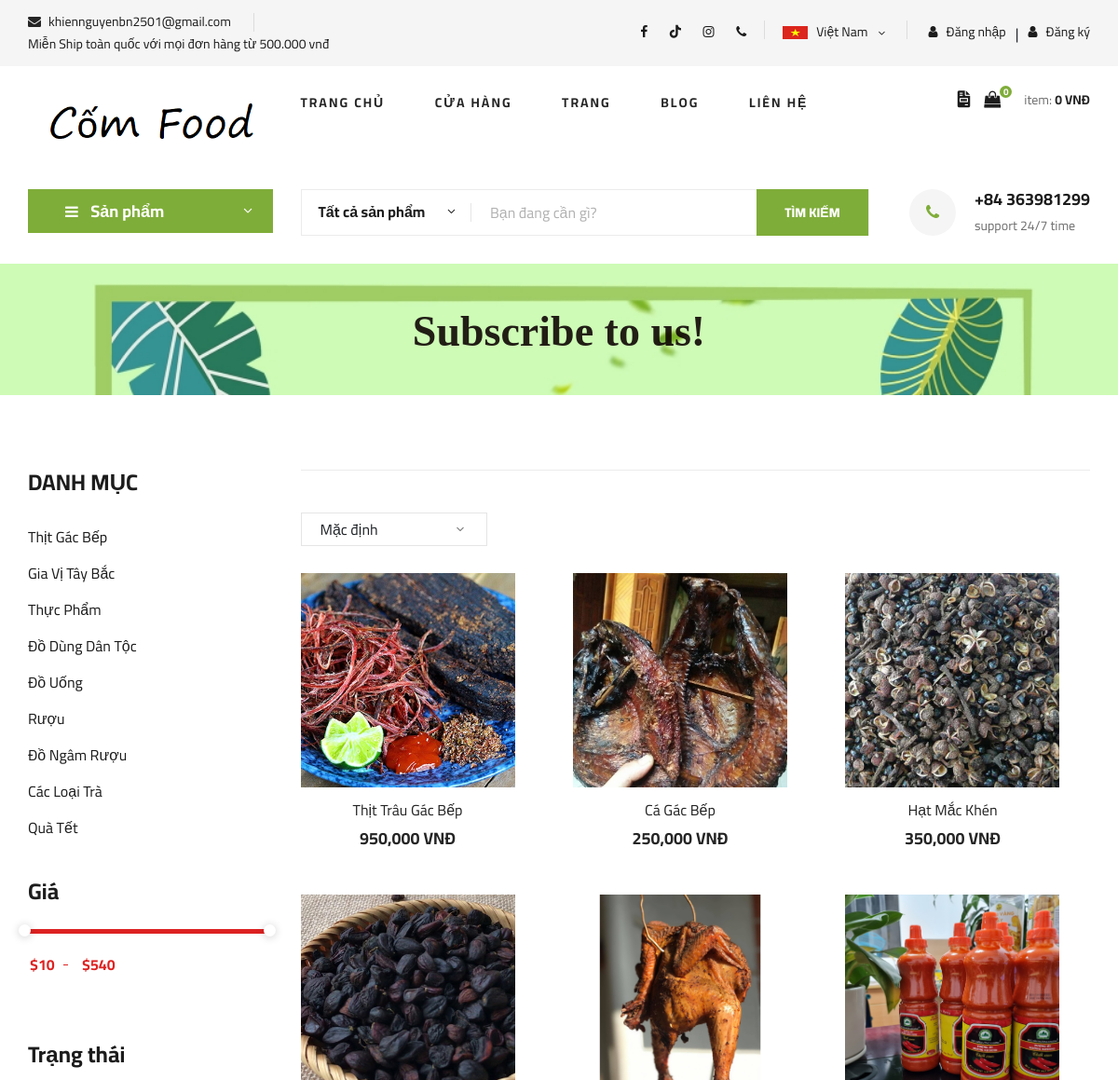
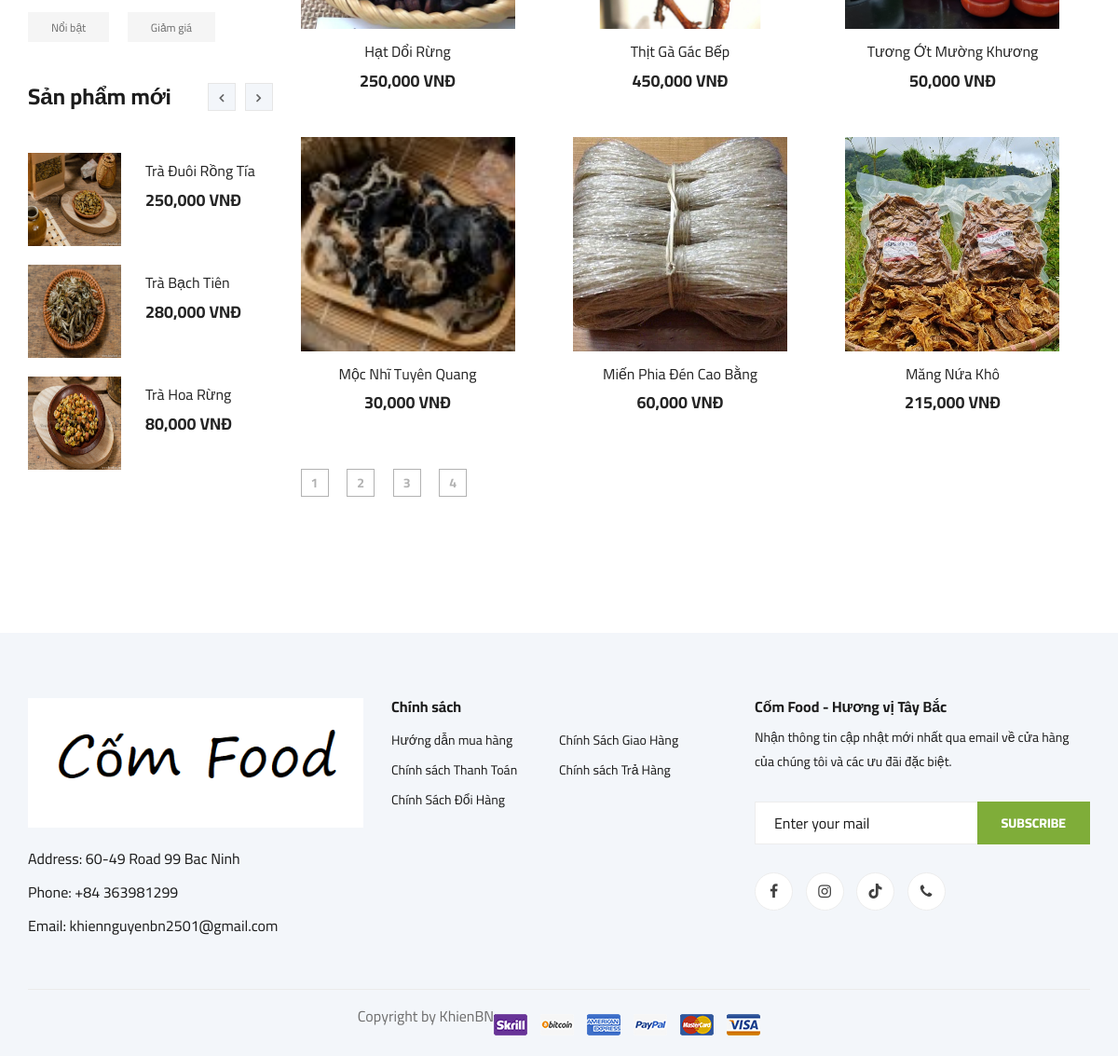
The page /cua-hang on the database its author committed (2 pictures, top to bottom).
### tables this page shows
CREATE TABLE `producttype` (
  `productType_id` int(11) NOT NULL,
  `productType_name` varchar(100) NOT NULL
);

CREATE TABLE `products` (
  `product_id` int(11) NOT NULL,
  `product_name` varchar(50) NOT NULL,
  `image` varchar(150) NOT NULL,
  `price` float NOT NULL,
  `description` text NOT NULL,
  `productType_id` int(11) NOT NULL,
  `availability` varchar(30) NOT NULL,
  `information` text NOT NULL,
  `date` varchar(100) DEFAULT NULL,
  `ndate` date DEFAULT NULL,
  `hdbq` varchar(100) DEFAULT NULL
);

### core/Control.php (called while the page is built, shortened)
<?php
class Control
{
    public function model($model)
    {
        $temp = '';
        $modelArr = explode('/', $model);
        foreach ($modelArr as $key => $item) {
            $temp .= $item . '/';
            $fileCheck = rtrim($temp, '/');
            if (file_exists("./app/models/" . $fileCheck . ".php")) {
                break;
            }
        }
        return new $modelArr[0];
    }
    public function view($view, $data = [])
    {
        require_once "./app/views/" . $view . ".php";
    }
}

### index.php (called while the page is built, shortened)
<?php
$app = new App();

### core/DBconfig.php (called while the page is built, shortened)
<?php
class DB
{
    protected $severname = "localhost";
    protected $username = "root";
    protected $password = "";
    function __construct()
    {
        $this->con = mysqli_connect($this->severname, $this->username, $this->password);
    }
}

### app/models/HomeModels.php (called while the page is built, shortened)
<?php
class HomeModels extends DB
{
    public function get_Product($offset, $numberPostPerPage)
    {
        $sql = "select * from products limit $numberPostPerPage offset $offset";
        return mysqli_query($this->con, $sql);
    }
    public function get_count_product($temp = [])
    {
        if (empty($temp)) {
            $sql = "select count(*) from products";
        } else {
            $sql = "select count(*) from products INNER JOIN producttype ON products.productType_id=producttype.productType_id WHERE productType_name = '$temp'";
        }
        return mysqli_query($this->con, $sql);
    }
    public function get_productType()
    {
        $sql = "select * from producttype";
        return mysqli_query($this->con, $sql);
    }
    public function get_featured_product5()
    {
        $sql = "select * from products where productType_id = '8' limit 3 ";
        return mysqli_query($this->con, $sql);
    }
}

### app/views/Client/pageContent/shopContent.php (the view, shortened to what this page needs)
<div class="col-lg-9 col-md-7">
    <div class="filter__item">
        <div class="row">
            <div class="col-lg-4 col-md-5">
                <div class="filter__sort">
                    <ul class="sort">
                        <li class="coc">
                            <div style="justify-content:space-between; display:flex">
                                <div><?php if (isset($_SESSION['type_sort'])) {
                                            echo $_SESSION['type_sort'];
                                        } else {
                                            echo "Mặc định";
                                        } ?></div>
                                <div><span class="arrow_carrot-down"></span></div>
                            </div>
                        </li>
                    </ul>
                </div>
            </div>
        </div>
    </div>
    <div class="row">
        <?php foreach ($data['product'] as $each) : ?>
            <div class="col-lg-4 col-md-6 col-sm-6">
                <div class="product__item">
                    <div class="product__item__pic set-bg" data-setbg="<?php echo _WEB_ROOT . $each['image'] ?>">
                    </div>
                    <div class="product__item__text">
                        <h6><a href="<?php echo _WEB_ROOT . "/chi-tiet/sanpham/"  . $each['product_id'] ?>"><?php echo $each['product_name'] ?></a></h6>
                        <h5><?php echo number_format($each['price']) . " VNĐ" ?></h5>
                    </div>
                </div>
            </div>
        <?php endforeach ?>
    </div>
    <?php if (isset($data['numberPagePro'])) { ?>
        <div class="product__pagination">
            <?php for ($i = 1; $i <= $data['numberPagePro']; $i++) : ?>
                <?php if (isset($data['nameType'])) { ?>
                    <a href="<?php if (isset($_SESSION['sos'])) {
                                    echo _WEB_ROOT . "/cua-hang/danh-muc/" . $data['nameType'] . "?sort=" . $_SESSION['sos'] . "&page=" . $i;
                                } else {
                                    echo _WEB_ROOT . "/cua-hang/danh-muc/" . $data['nameType'] . "?page=" . $i;
                                } ?>"><?php echo $i ?></a>
                <?php } else { ?>
                    <a href="<?php if (isset($_SESSION['sos'])) {
                                    echo _WEB_ROOT . "/cua-hang?sort=" . $_SESSION['sos'] . "&page=" . $i;
                                } else {
                                    echo _WEB_ROOT . "/cua-hang?page=" . $i;
                                } ?>"><?php echo $i ?></a>
                <?php } ?>
            <?php endfor ?>
        </div>
    <?php } ?>
</div>

### app/views/Client/blocks/sidebar.php (shortened to what this page needs)
<div class="col-lg-3 col-md-5">
    <div class="sidebar">
        <div class="sidebar__item">
            <h4>DANH MỤC</h4>
            <ul>
                <?php foreach ($data['product_type'] as $each) : ?>
                    <li><a href="<?php echo _WEB_ROOT . "/cua-hang/danh-muc/" . $each['productType_name'] ?>"><?php echo $each['productType_name'] ?></a></li>
                <?php endforeach ?>
            </ul>
        </div>
        <div class="sidebar__item">
            <h4>Giá</h4>
            <div class="price-range-wrap">
                <div class="price-range ui-slider ui-corner-all ui-slider-horizontal ui-widget ui-widget-content" data-min="10" data-max="540">
                    <span tabindex="0" class="ui-slider-handle ui-corner-all ui-state-default"></span>
                    <span tabindex="0" class="ui-slider-handle ui-corner-all ui-state-default"></span>
                </div>
                <div class="range-slider">
                    <div class="price-input">
                        <input type="text" id="minamount">
                        <input type="text" id="maxamount">
                    </div>
                </div>
            </div>
        </div>
        <div class="sidebar__item">
            <h4>Trạng thái</h4>
            <div class="sidebar__item__size">
                <label for="large">
                    Nổi bật
                </label>
            </div>
            <div class="sidebar__item__size">
                <label for="medium">
                    Giảm giá
                </label>
            </div>
        </div>
        <div class="sidebar__item">
            <div class="latest-product__text">
                <h4>Sản phẩm mới</h4>
                <div class="latest-product__slider owl-carousel">
                    <div class="latest-prdouct__slider__item">
                        <?php foreach ($data['product_featured5'] as $each) : ?>
                            <a href="<?php echo _WEB_ROOT . "/chi-tiet/sanpham/"  . $each['product_id'] ?>" class="latest-product__item">
                                <div class="latest-product__item__pic">
                                    <img style="width: 100px; height:100px" src="<?php echo _WEB_ROOT . $each['image'] ?>" alt="">
                                </div>
                                <div class="latest-product__item__text">
                                    <h6><?php echo $each['product_name'] ?></h6>
                                    <span><?php echo number_format($each['price']) . " VNĐ" ?></span>
                                </div>
                            </a>
                        <?php endforeach ?>
                    </div>
                </div>
            </div>
        </div>
    </div>
</div>

### public/css/style.css (style rules this page uses)
html, body { height: 100%; font-family: "Cairo", sans-serif; -webkit-font-smoothing: antialiased; font-smoothing: antialiased; }
h1, h2, h3, h4, h5, h6 { margin: 0; color: #111111; font-weight: 400; font-family: "Cairo", sans-serif; }
h4 { font-size: 24px; }
h5 { font-size: 18px; }
h6 { font-size: 16px; }
img { max-width: 100%; }
ul, ol { padding: 0; margin: 0; }
.set-bg { background-repeat: no-repeat; background-size: cover; background-position: top center; }
.latest-product__text h4 { font-weight: 700; color: #1c1c1c; margin-bottom: 45px; }
.latest-product__item { margin-bottom: 20px; overflow: hidden; display: block; }
.latest-product__item__pic { float: left; margin-right: 26px; }
.latest-product__item__pic img { height: 110px; width: 110px; }
.latest-product__item__text { overflow: hidden; padding-top: 10px; }
.latest-product__item__text h6 { color: #252525; margin-bottom: 8px; text-transform: capitalize; }
.latest-product__item__text span { font-size: 18px; display: block; color: #252525; font-weight: 700; }
.sidebar__item { margin-bottom: 35px; }
.sidebar__item h4 { color: #1c1c1c; font-weight: 700; margin-bottom: 25px; }
.sidebar__item ul li { list-style: none; }
.sidebar__item ul li a { font-size: 16px; color: #1c1c1c; line-height: 39px; display: block; text-transform: capitalize; }
.sidebar__item .latest-product__text { position: relative; }
.sidebar__item .latest-product__text h4 { margin-bottom: 45px; }
.price-range-wrap .range-slider { margin-top: 20px; }
.price-range-wrap .range-slider .price-input { position: relative; }
.price-range-wrap .range-slider .price-input:after { position: absolute; left: 38px; top: 13px; height: 1px; width: 5px; background: #dd2222; content: ""; }
.price-range-wrap .range-slider .price-input input { font-size: 16px; color: #dd2222; font-weight: 700; max-width: 20%; border: none; display: inline-block; }
.price-range-wrap .price-range { border-radius: 0; }
.price-range-wrap .price-range.ui-widget-content { border: none; background: #ebebeb; height: 5px; }
.price-range-wrap .price-range.ui-widget-content .ui-slider-handle { height: 13px; width: 13px; border-radius: 50%; background: #ffffff; border: none; -webkit-box-shadow: 0px 1px 10px rgba(0, 0, 0, 0.2); box-shadow: 0px 1px 10px rgba(0, 0, 0, 0.2); outline: none; cursor: pointer; }
.sidebar__item__size { display: inline-block; margin-right: 16px; margin-bottom: 10px; }
.sidebar__item__size label { font-size: 12px; color: #6f6f6f; display: inline-block; padding: 8px 25px 6px; background: #f5f5f5; cursor: pointer; margin-bottom: 0; }
.filter__item { padding-top: 45px; border-top: 1px solid #ebebeb; padding-bottom: 20px; }
.filter__sort { margin-bottom: 15px; width: 200px; height: 30px; }
.filter__sort span { font-size: 16px; color: #6f6f6f; display: inline-block; }
.product__item { margin-bottom: 50px; width: 230px; }
.product__item__pic { height: 230px; position: relative; overflow: hidden; }
.product__item__text { text-align: center; padding-top: 15px; }
.product__item__text h6 { margin-bottom: 10px; text-transform: capitalize; }
.product__item__text h6 a { color: #252525; }
.product__item__text h5 { color: #252525; font-weight: 700; }
.product__pagination, .blog__pagination { padding-top: 10px; }
.product__pagination a, .blog__pagination a { display: inline-block; width: 30px; height: 30px; border: 1px solid #b2b2b2; font-size: 14px; color: #b2b2b2; font-weight: 700; line-height: 28px; text-align: center; margin-right: 16px; -webkit-transition: all, 0.3s; -moz-transition: all, 0.3s; -ms-transition: all, 0.3s; -o-transition: all, 0.3s; transition: all, 0.3s; }
.product__pagination a:last-child, .blog__pagination a:last-child { margin-right: 0; }
ul.sort > li { list-style: none; border: 1px solid #e5e5e5; padding: 5px 20px 5px 20px; }
ul.sort { width: 200px; }

### rows shown on the page
producttype: productType_name "Thịt Gác Bếp"
producttype: productType_name "Gia Vị Tây Bắc"
producttype: productType_name "Thực Phẩm"
producttype: productType_name "Đồ Dùng Dân Tộc"
producttype: productType_name "Đồ Uống"
producttype: productType_name "Rượu"
producttype: productType_name "Đồ Ngâm Rượu"
producttype: productType_name "Các Loại Trà"
producttype: productType_name "Quà Tết"
products: image (picture), product_name "Trà Đuôi Rồng Tía", price "250,000"
products: image (picture), product_name "Trà Bạch Tiên", price "280,000"
products: image (picture), product_name "Trà Hoa Rừng", price "80,000"
products: shows a picture, product_name "Thịt Trâu Gác Bếp", price "950,000"
products: shows a picture, product_name "Cá Gác Bếp", price "250,000"
products: shows a picture, product_name "Hạt Mắc Khén", price "350,000"
products: shows a picture, product_name "Hạt Dổi Rừng", price "250,000"
products: shows a picture, product_name "Thịt Gà Gác Bếp", price "450,000"
products: shows a picture, product_name "Tương Ớt Mường Khương", price "50,000"
products: shows a picture, product_name "Mộc Nhĩ Tuyên Quang", price "30,000"
products: shows a picture, product_name "Miến Phia Đén Cao Bằng", price "60,000"
products: shows a picture, product_name "Măng Nứa Khô", price "215,000"
